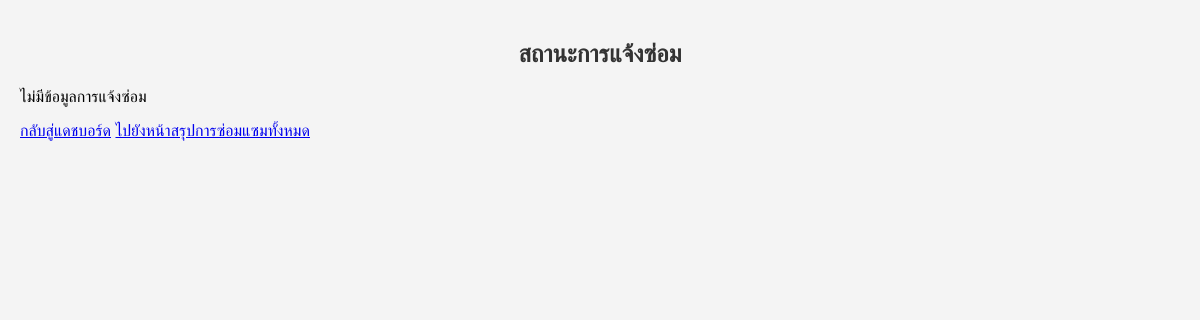
/view_repair_status.php (signed in), run on an earlier commit of the app's database.
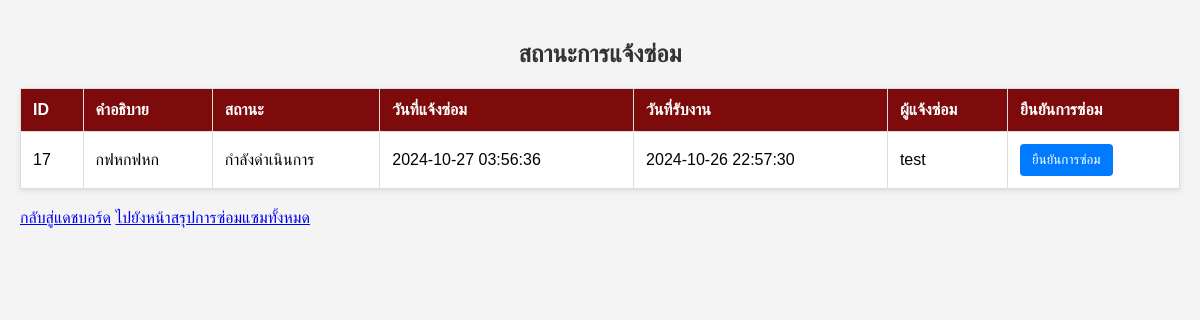
And on a later commit of the database.
### tables this page shows
CREATE TABLE `repairrequest` (
  `id` int(11) NOT NULL,
  `topic` varchar(45) NOT NULL,
  `Description` varchar(45) DEFAULT NULL,
  `Status` varchar(45) DEFAULT NULL,
  `RequestedDate` datetime DEFAULT NULL,
  `ScheduleDate` datetime DEFAULT NULL,
  `User_id` int(11) NOT NULL
);

CREATE TABLE `assignment` (
  `id` int(11) NOT NULL,
  `AcceptDate` varchar(45) DEFAULT NULL,
  `ScheduledDate` varchar(45) DEFAULT NULL,
  `Status` varchar(45) DEFAULT NULL,
  `Technician_id` int(11) NOT NULL,
  `RepairRequest_id` int(11) NOT NULL
);

CREATE TABLE `user` (
  `id` int(11) NOT NULL,
  `username` varchar(45) DEFAULT NULL,
  `password` varchar(45) DEFAULT NULL,
  `email` varchar(45) NOT NULL,
  `address` varchar(90) NOT NULL,
  `post` varchar(10) NOT NULL,
  `created_at` timestamp NOT NULL DEFAULT current_timestamp() ON UPDATE current_timestamp()
);

### view_repair_status.php (the view, shortened to what this page needs)
<?php
include 'db_connect.php';
$query = "
    SELECT rr.id, rr.Description, rr.Status, rr.RequestedDate, a.AcceptDate, a.id AS assignment_id, u.username
    FROM repairrequest rr
    JOIN assignment a ON rr.id = a.RepairRequest_id
    LEFT JOIN equipmentrequest er ON a.id = er.Assignment_id
    LEFT JOIN issuerequisition ir ON er.id = ir.EquipmentRequest_id
    JOIN user u ON rr.User_id = u.id
    WHERE a.AcceptDate IS NOT NULL AND ir.EquipmentRequest_id IS NULL AND rr.Status != 'เสร็จสิ้น'
";
$stmt = $conn->prepare($query);
$stmt->execute();
$result = $stmt->get_result();
?>
<!DOCTYPE html>
<html lang="en">
<head>
</head>
<body>
    <div>
        <h2>สถานะการแจ้งซ่อม</h2>
        <?php if ($result->num_rows > 0): ?>
            <table>
                <thead>
                    <tr>
                        <th>ID</th>
                        <th>คำอธิบาย</th>
                        <th>สถานะ</th>
                        <th>วันที่แจ้งซ่อม</th>
                        <th>วันที่รับงาน</th>
                        <th>ผู้แจ้งซ่อม</th>
                        <th>ยืนยันการซ่อม</th>
                    </tr>
                </thead>
                <tbody>
                    <?php while ($repair = $result->fetch_assoc()): ?>
                        <tr>
                            <td><?php echo htmlspecialchars($repair['id']); ?></td>
                            <td><?php echo htmlspecialchars($repair['Description']); ?></td>
                            <td><?php echo htmlspecialchars($repair['Status']); ?></td>
                            <td><?php echo htmlspecialchars($repair['RequestedDate']); ?></td>
                            <td><?php echo htmlspecialchars($repair['AcceptDate']); ?></td>
                            <td><?php echo htmlspecialchars($repair['username']); ?></td>
                            <td>
                                <form method="post">
                                    <button type="submit" name="confirm_repair">ยืนยันการซ่อม</button>
                                </form>
                            </td>
                        </tr>
                    <?php endwhile; ?>
                </tbody>
            </table>
        <?php else: ?>
            <p>ไม่มีข้อมูลการแจ้งซ่อม</p>
        <?php endif; ?>
        <a href="technician_dashboard.php" class="btn btn-primary">กลับสู่แดชบอร์ด</a>
        <a href="topic_repair.php" class="btn btn-secondary">ไปยังหน้าสรุปการซ่อมแซมทั้งหมด</a>
    </div>
</body>
</html>

What changed in the data, as far as the page shows it:
added repairrequest: id "17", Description "กฟหกฟหก", Status "กำลังดำเนินการ", RequestedDate "2024-10-27 03:56:36", assignment.AcceptDate "2024-10-26 22:57:30", User.username "test"
Also different on the page:
text no longer shown: "ไม่มีข้อมูลการแจ้งซ่อม"
text now shown: "ID คำอธิบาย สถานะ วันที่แจ้งซ่อม วันที่รับงาน ผู้แจ้งซ่อม ยืนยันการซ่อม"
